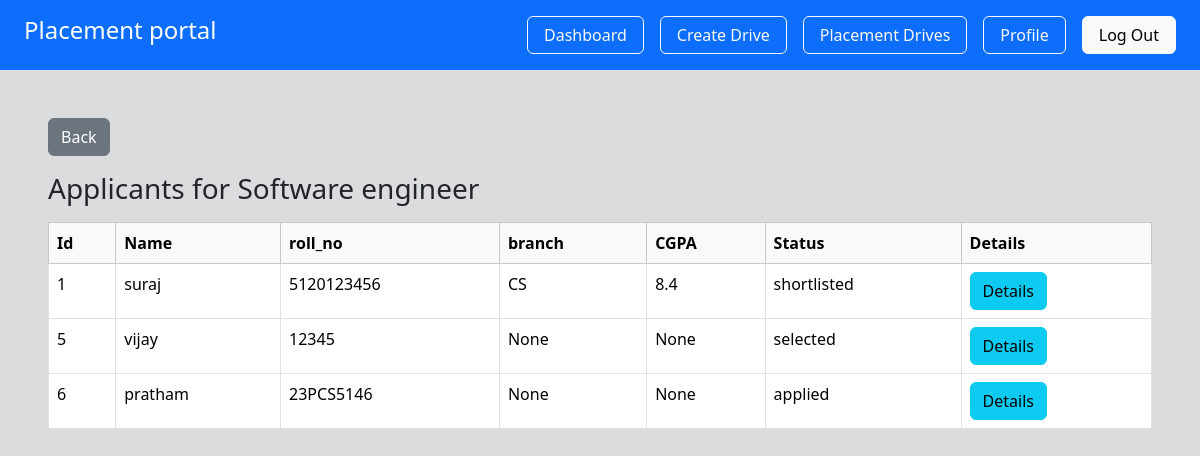
The page /company/view/1 (signed in) on the database its author committed.
### app/models.py (models this page shows, shortened)
class PlacementDrive(db.Model):
     __tablename__ = "placement_drives"
     id = db.Column(db.Integer, primary_key=True)
     company_id = db.Column(db.Integer, db.ForeignKey("companies.id"), nullable=False)
     job_title = db.Column(db.String(150), nullable=False )
     description = db.Column(db.Text)
     eligibility= db.Column(db.String(200))
     deadline = db.Column(db.Date)
     status = db.Column(db.String(20) , default = 'pending')
     created_at  = db.Column(db.DateTime, default=datetime.utcnow)
     company= db.relationship('Company', backref='drives')

class Application(db.Model):
     __tablename__ = "applications"
     id = db.Column(db.Integer, primary_key=True)
     student_id = db.Column(db.Integer, db.ForeignKey("students.id"), nullable=False)
     drive_id =db.Column(db.Integer, db.ForeignKey("placement_drives.id"), nullable=False)
     applied_on =db.Column(db.DateTime, default=datetime.utcnow)
     status = db.Column(db.String(20), default="applied")
     student = db.relationship("Student", backref="applications")
     drive= db.relationship("PlacementDrive", backref="applications")
     __table_args__ = (
          db.UniqueConstraint("student_id","drive_id", name="unique_application"),
     )

class Student(db.Model):
     __tablename__ = "students"
     id = db.Column(db.Integer, primary_key=True )
     user_id = db.Column(db.Integer, db.ForeignKey("users.id"), nullable=False)
     name = db.Column(db.String(100), nullable=False)
     roll_no = db.Column(db.String(50), unique=True, nullable=False)
     branch= db.Column(db.String(50))
     cgpa=db.Column(db.Float)
     phone = db.Column(db.String(15))
     resume = db.Column(db.String(200))
     is_blacklisted = db.Column(db.Boolean, default=False)
     user = db.relationship("User", backref=db.backref("student", uselist=False), uselist=False )

### app/company/routes.py (the view)
@company.route('/company/view/<int:id>')
@login_required
def view_application(id):
    drive = PlacementDrive.query.get_or_404(id)
    return render_template("company/view.html", drive=drive)

### app/__init__.py (called while the page is built)
@login_manager.user_loader
def load_user(user_id):
    from app.models import User
    return User.query.get(int(user_id))

### app/templates/company/view.html
{% extends 'base.html' %}
{% block content %}
<div class="p-5 bg-secondary bg-opacity-25 vh-100" >
      <a href="{{ url_for('company.c_company') }}"
               class="btn btn-secondary mb-3">
               Back
            </a>
      <h3>Applicants for {{ drive.job_title }}</h3>
     {% if drive.applications %}
     <table class="table table-bordered table-hover mt-3 ">
            <thead class="table-light">
                <tr>
                    <th>Id</th>
                    <th>Name</th>
                    <th>roll_no</th>
                    <th>branch</th>
                    <th>CGPA</th>
                    <th>Status</th>
                    <th>Details</th>
               </tr>
            </thead>
            <tbody>
               {% for stu in drive.applications %}
               <tr>
                    <td>{{stu.student.id}}</td>
                    <td>{{stu.student.name}}</td>
                    <td>{{stu.student.roll_no}}</td>
                    <td>{{stu.student.branch}}</td>
                    <td>{{stu.student.cgpa}}</td>
                    <td>{{stu.status}}</td>
                    <td><a href="{{ url_for('company.application_detail', app_id=stu.id) }}"
                       class="btn btn-info">
                        Details
                    </a></td>
               </tr>
               {% endfor %}
            </tbody>
     </table>
     {% endif %}
</div>
{% endblock %}

### rows shown on the page
PlacementDrive: job_title "Software engineer"
Application: student.id "1", student.name "suraj", student.roll_no "5120123456", student.branch "CS", student.cgpa "8.4", status "shortlisted"
Application: student.id "5", student.name "vijay", student.roll_no "12345", student.branch "None", student.cgpa "None", status "selected"
Application: student.id "6", student.name "pratham", student.roll_no "23PCS5146", student.branch "None", student.cgpa "None", status "applied"
